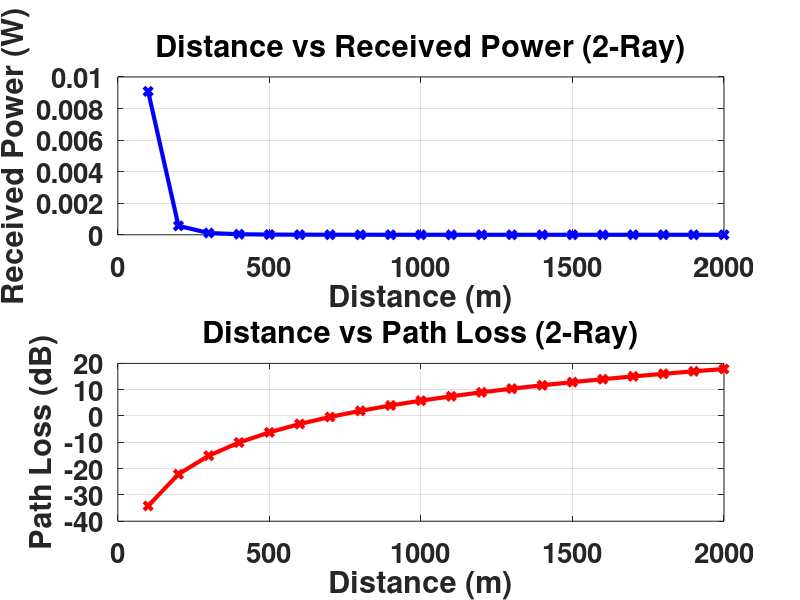

Reproduce this figure in MATLAB.
% Estimate the received power and the corresponding path loss using Two-ray Model. Also plot: 
%     i. Distance Vs. Received power and
%     ii. Distance Vs. Path loss

% Use the following values:
%     i. Frequency of operation = 900 MHz
%     ii. Transmit Power = 10W
%     iii. Gain of the transmitting antenna = 5 dB
%     iv. Gain of the receiving antenna = 3 dB
%     v. ht=40 m, hr = 3 m;
%     vi. Distance d = 100:100:2000 m

clc
clear all
close all
frequency = 900 * 1e6; 
Pt = 10;
Gt = 10^(5 / 10); 
Gr = 10^(3 / 10);
ht = 40;
hr = 3;
d = 100:100:2000;
c = 3e8; 
lambda = c / frequency;
Pr = (Pt * Gt * Gr * ht.^2 *hr.^2) ./ ((d).^4);
PL = 40 * log10(d)-(10*log(Gt)+10*log(Gr)+20*log(ht)+20*log(hr)); 
figure;
subplot(2,1,1);
plot(d, Pr, 'b-', 'LineWidth', 3, 'Marker','x');
set(gca,'FontSize',20,'FontWeight','bold');
xlabel('Distance (m)');
ylabel('Received Power (W)');
title('Distance vs Received Power (2-Ray)');
grid on;
subplot(2,1,2);
plot(d, PL, 'r-', 'LineWidth', 3, 'Marker','x');
set(gca,'FontSize',20,'FontWeight','bold');
xlabel('Distance (m)');
ylabel('Path Loss (dB)');
title('Distance vs Path Loss (2-Ray)');
grid on;
